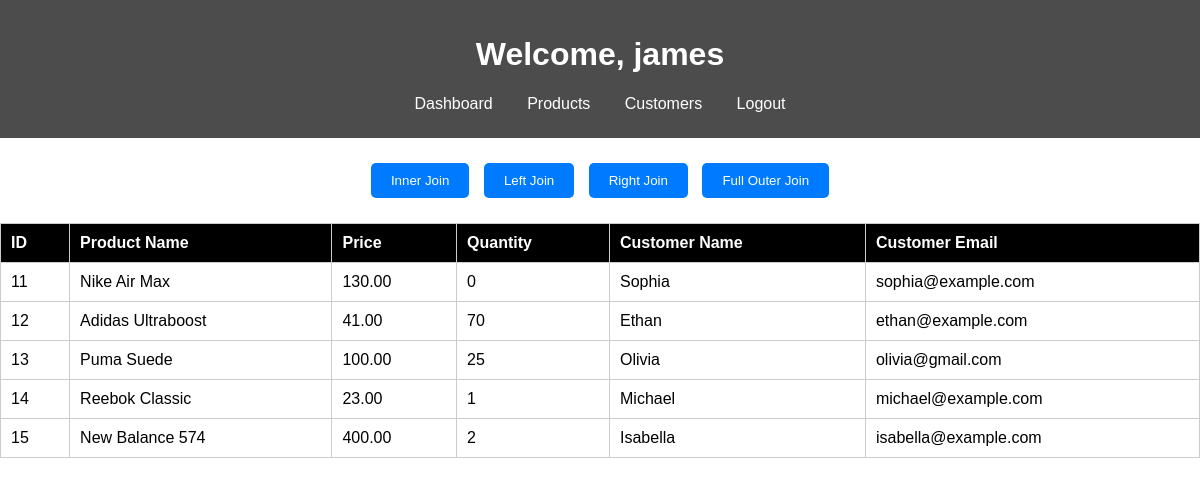
Page /dashboard.php (signed in) on the committed database.
### tables this page shows
CREATE TABLE `products` (
  `product_id` int(11) NOT NULL,
  `product_name` varchar(100) NOT NULL,
  `price` decimal(10,2) NOT NULL,
  `stock` int(11) NOT NULL,
  `created_at` timestamp NOT NULL DEFAULT current_timestamp(),
  `customer_id` int(10) NOT NULL
);

CREATE TABLE `customers` (
  `customer_id` int(11) NOT NULL,
  `customer_name` varchar(100) NOT NULL,
  `email` varchar(100) NOT NULL,
  `created_at` timestamp NOT NULL DEFAULT current_timestamp(),
  `register_id` int(10) NOT NULL
);

### dashboard.php (the view, shortened to what this page needs)
<?php
include('db_connection.php');
$username = $_SESSION['username'];
$join_type = isset($_POST['join_type']) ? $_POST['join_type'] : 'LEFT JOIN';
switch ($join_type) {
    case 'LEFT JOIN':
    default:
        $query = "
            SELECT p.product_id, p.product_name, p.price, p.stock, c.customer_name, c.email
            FROM products p
            LEFT JOIN customers c ON p.customer_id = c.customer_id
        ";
        break;
}
$result = mysqli_query($conn, $query);
?>
<!DOCTYPE html>
<html>
<head>
</head>
<body>
    <header>
        <h1>Welcome, <?php echo htmlspecialchars($username); ?></h1>
        <nav>
            <a href="dashboard.php">Dashboard</a>
            <a href="products.php">Products</a>
            <a href="customers.php">Customers</a>
            <a class="logout" href="logout.php">Logout</a>
        </nav>
    </header>
    <main>
        <form method="POST" action="">
            <button type="submit" name="join_type" value="INNER JOIN">Inner Join</button>
            <button type="submit" name="join_type" value="LEFT JOIN">Left Join</button>
            <button type="submit" name="join_type" value="RIGHT JOIN">Right Join</button>
            <button type="submit" name="join_type" value="FULL OUTER JOIN">Full Outer Join</button>
        </form>
        <table>
            <tr>
                <th>ID</th>
                <th>Product Name</th>
                <th>Price</th>
                <th>Quantity</th>
                <th>Customer Name</th>
                <th>Customer Email</th>
            </tr>
            <?php while ($row = mysqli_fetch_assoc($result)): ?>
            <tr>
                <td><?php echo htmlspecialchars($row['product_id']); ?></td>
                <td><?php echo htmlspecialchars($row['product_name']); ?></td>
                <td><?php echo htmlspecialchars($row['price']); ?></td>
                <td><?php echo htmlspecialchars($row['stock']); ?></td>
                <td><?php echo htmlspecialchars($row['customer_name']); ?></td>
                <td><?php echo htmlspecialchars($row['email']); ?></td>
            </tr>
            <?php endwhile; ?>
        </table>
    </main>
</body>
</html>

### dashboard.php (style rules this page uses)
body { font-family: Arial, sans-serif; background-image: url('https://images4.alphacoders.com/132/1329756.png'); background-size: cover; background-repeat: no-repeat; background-position: center; margin: 0; padding: 0; }
header { background: rgba(0, 0, 0, 0.7); color: white; padding: 15px; text-align: center; }
nav { margin: 10px 0; }
nav a { color: white; text-decoration: none; margin: 0 15px; }
table { width: 100%; border-collapse: collapse; margin-top: 20px; background: rgba(255, 255, 255, 0.8); }
th, td { padding: 10px; border: 1px solid #ccc; text-align: left; }
th { background-color: black; color: white; }
form { text-align: center; margin: 20px 0; }
button { background: #007bff; color: white; border: none; padding: 10px 20px; margin: 5px; cursor: pointer; border-radius: 5px; }

### rows in the picture
products: product_id "11", product_name "Nike Air Max", price "130.00", stock "0", customer.customer_name "Sophia", customer.email "sophia@example.com"
products: product_id "12", product_name "Adidas Ultraboost", price "41.00", stock "70", customer.customer_name "Ethan", customer.email "ethan@example.com"
products: product_id "13", product_name "Puma Suede", price "100.00", stock "25", customer.customer_name "Olivia", customer.email "olivia@gmail.com"
products: product_id "14", product_name "Reebok Classic", price "23.00", stock "1", customer.customer_name "Michael", customer.email "michael@example.com"
products: product_id "15", product_name "New Balance 574", price "400.00", stock "2", customer.customer_name "Isabella", customer.email "isabella@example.com"

### other values in the picture
$username "james"
